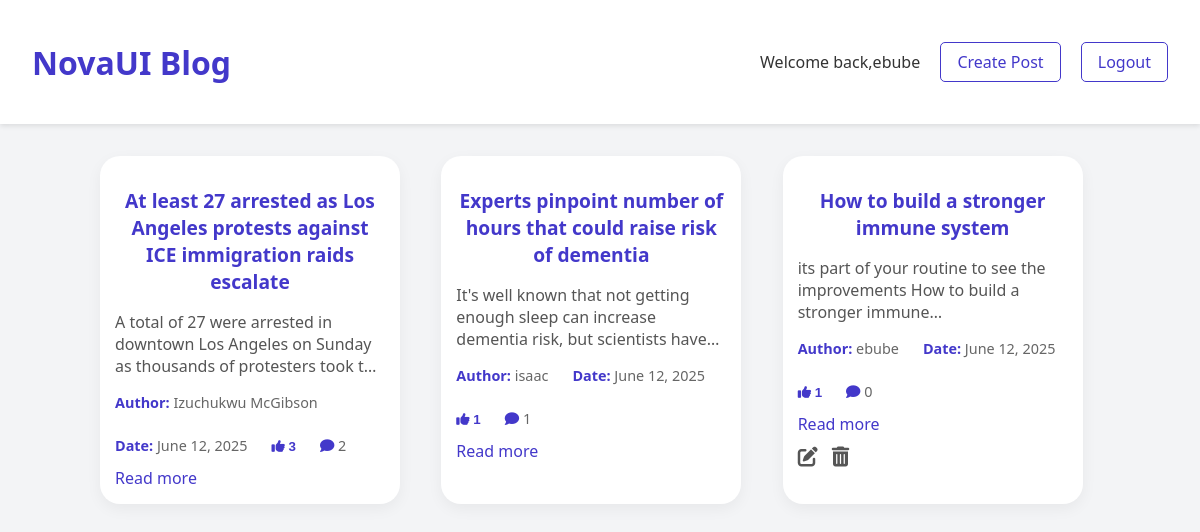
The page /blog (signed in) on the database its author committed.
### main.py (models this page shows)
class User(db.Model,UserMixin):
   id= db.Column(db.Integer,primary_key= True)
   username = db.Column(db.String(80),nullable= False,unique = True)
   email = db.Column(db.String(80), nullable=False,unique =True )
   password = db.Column(db.String(80), nullable=False ,unique =True)
   author = db.Relationship('Blog', back_populates='blog')
   likes = db.relationship('Like', backref='user', lazy='dynamic')

class Blog(db.Model):
    id = db.Column(db.Integer,primary_key = True)
    title = db.Column(db.String(500),nullable = False, unique = True)
    content= db.Column(db.String(5000),nullable= False, unique= True)
    blog = db.Relationship('User', back_populates='author')
    user_id = db.Column(db.Integer, db.ForeignKey('user.id'))
    date_posted = db.Column(db.DateTime, nullable=False, default=lambda: datetime.now(timezone.utc))
    likes = db.relationship('Like', backref='blog', lazy='dynamic')
    comments = db.relationship('Comment', backref='post', lazy=True,cascade="all, delete-orphan")

### main.py (the view)
@app.route('/blog')
@login_required
def blog():
    select = db.Select(Blog)
    all_posts = db.session.execute(select).scalars()
    return render_template('blog.html', current_user= current_user,post = all_posts)

### main.py (called while the page is built)
@login_manager.user_loader
def load_user(user_id):
    return  User.query.get(int(user_id))

### Templates/blog.html (shortened to what this page needs)
<!DOCTYPE html>
<html lang="en">
<head>
  <link rel="stylesheet" href="{{ url_for('static', filename='styles.css') }}">
    <link rel="stylesheet" href="https://cdnjs.cloudflare.com/ajax/libs/font-awesome/6.5.0/css/all.min.css">
</head>
<body class="blog">
  <header>
  <h1>NovaUI Blog</h1>
      <nav>
        <span class="greeting">Welcome back,{{ current_user.username }}</span>
        <a href="{{url_for('create_post')}}" class="nav-link">Create Post</a>
        <a href="{{url_for('log_out')}}"class="nav-link">Logout</a>
      </nav>
  </header>
  <main>
      {% for x in post %}
    <article>
      <h2>{{ x.title }}</h2>
      <p>{{ x.content }}</p>
      <div class="meta">
        <span><strong>Author:</strong> {{ x.blog.username }}</span>
        <span><strong>Date: </strong>{{ x.date_posted.strftime('%B %d, %Y') }}</span>
      <form action=" {{ url_for('like_post', post_id=x.id) }}" method="POST">
       <button type="submit" style="background:none; border:none; padding:0; cursor:pointer;">
           <span><strong><i class="fas fa-thumbs-up"></i>   {{ x.likes.count() }} </strong>
           </span>
       </button>
      </form>
         <span><strong><i class="fas fa-comment"></i> </strong>  {{ x.comments|length }}</span>
      </div>
      <a href="{{url_for('read_more',post_id=x.id)}}">Read more</a>
      {% if current_user.id == x.user_id %}
      <div class="post-actions">
      <a href="{{ url_for('edit_post', edit_id=x.id) }}" title="Edit Post">
        <i class="fas fa-edit"></i>
      </a>
      <a href="{{ url_for('delete_post', post_id=x.id) }}" title="Delete Post">
        <i class="fas fa-trash-alt"></i>
          {% endif %}
      </a>
    </div>
    </article>
      {% endfor %}
  </main>
</body>
</html>

### static/styles.css (style rules this page uses)
body { margin: 0; font-family: 'Segoe UI', sans-serif; background: linear-gradient(135deg, #6b21a8, #312e81); min-height: 100vh; display: flex; align-items: center; justify-content: center; }
h2 { text-align: center; margin-bottom: 1.5rem; color: #6b21a8; font-size: 2rem; }
nav { margin-left: auto; }
.nav-link { color: #4338ca; text-decoration: none; font-weight: 500; padding: 0.5rem 1rem; border: 1px solid #4338ca; border-radius: 5px; transition: background 0.3s, color 0.3s; }
button { width: 100%; padding: 0.75rem; background-color: #6b21a8; color: white; border: none; border-radius: 10px; font-weight: bold; cursor: pointer; transition: background-color 0.3s; }
body.blog { background: #f3f4f6; display: block; }
header { background: white; box-shadow: 0 2px 6px rgba(0, 0, 0, 0.05); padding: 1rem 2rem; display: flex; justify-content: space-between; align-items: center; }
header h1 { color: #4338ca; }
nav a { margin-left: 1rem; color: #444; text-decoration: none; }
main { max-width: 1000px; margin: 2rem auto; padding: 0 1rem; display: grid; grid-template-columns: repeat(auto-fit, minmax(300px, 1fr)); gap: 1.5rem; }
article { background: white; padding: 1.5rem; border-radius: 20px; box-shadow: 0 5px 15px rgba(0, 0, 0, 0.05); transition: box-shadow 0.3s; }
article h2 { font-size: 1.5rem; color: #4338ca; margin-bottom: 0.5rem; }
article p { color: #555; }
article a { display: inline-block; margin-top: 0.75rem; color: #4338ca; text-decoration: none; }
article { width: 300px; padding: 15px; box-sizing: border-box; }
article h2 { font-size: 1.2rem; word-break: break-word; }
article p { font-size: 1rem; word-break: break-word; }
.blog article p { display: -webkit-box; -webkit-line-clamp: 3; -webkit-box-orient: vertical; overflow: hidden; text-overflow: ellipsis; }
.meta { margin-top: 1rem; font-size: 0.9rem; color: #666; display: flex; gap: 1.5rem; flex-wrap: wrap; }
.meta span { display: inline-block; }
.meta strong { color: #4338ca; }
.greeting { font-size: 1rem; color: #333; text-align: right; margin-top: -2.5rem; }
header { display: flex; justify-content: space-between; align-items: center; background: white; padding: 1.2rem 2rem; box-shadow: 0 2px 5px rgba(0,0,0,0.1); }
.post-actions i { font-size: 20px; margin-right: 10px; color: #555; cursor: pointer; transition: color 0.3s ease; }

### rows shown on the page
User: username "ebube"
Blog: title "At least 27 arrested as Los Angeles protests against ICE immigration raids escalate", content "A total of 27 were arrested in downtown Los Angeles on Sunday as thousands of protesters took…", blog.username "Izuchukwu McGibson", date_posted "June 12, 2025", likes.count "3", comments|length "2"
Blog: title "Experts pinpoint number of hours that could raise risk of dementia", content "It's well known that not getting enough sleep can increase dementia risk, but scientists…", blog.username "isaac", date_posted "June 12, 2025", likes.count "1", comments|length "1"
Blog: title "How to build a stronger immune system", content "its part of your routine to see the improvements How to build a stronger…", blog.username "ebube", date_posted "June 12, 2025", likes.count "1", comments|length "0"
